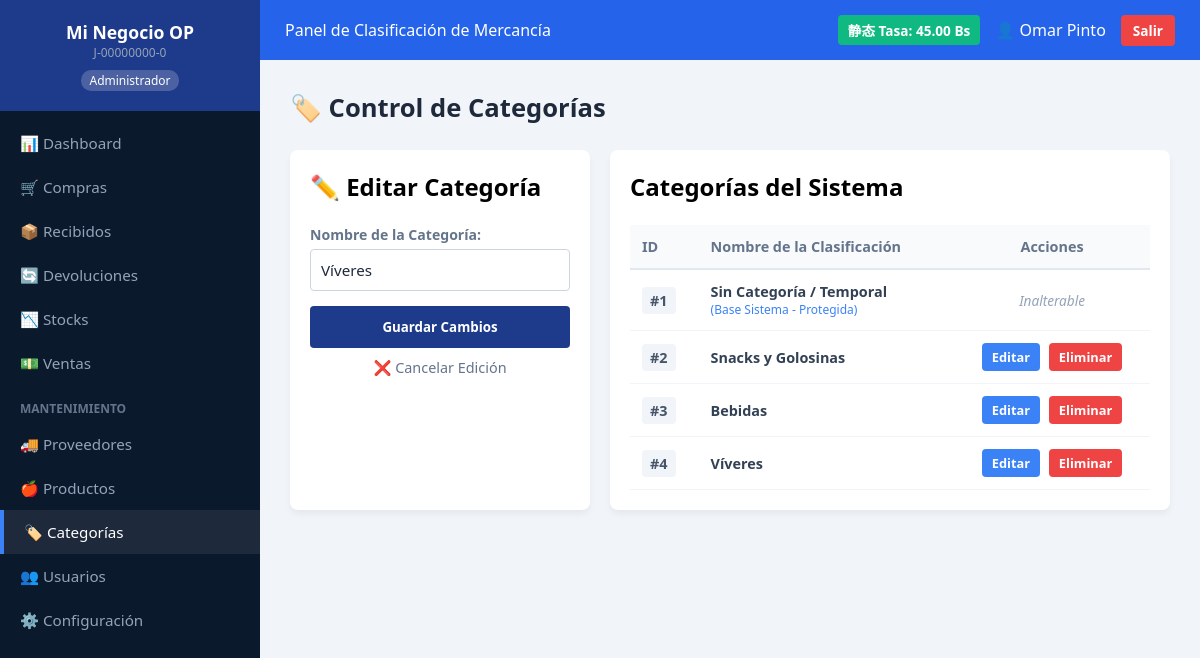
The app's page /PHP/categorias.php?editar=4 (signed in) with its own data.
### tables this page shows
CREATE TABLE IF NOT EXISTS `configuracion` (
  `id` INT AUTO_INCREMENT PRIMARY KEY,
  `clave` VARCHAR(50) NOT NULL UNIQUE,
  `valor` VARCHAR(255) NOT NULL,
  `ultima_actualizacion` TIMESTAMP DEFAULT CURRENT_TIMESTAMP ON UPDATE CURRENT_TIMESTAMP
);

CREATE TABLE IF NOT EXISTS `categorias` (
  `id` INT AUTO_INCREMENT PRIMARY KEY,
  `nombre` VARCHAR(100) NOT NULL UNIQUE,
  `descripcion` TEXT DEFAULT NULL,
  `fecha_creacion` TIMESTAMP DEFAULT CURRENT_TIMESTAMP
);

### CONEXION/conexiones.php (called while the page is built, shortened)
<?php
$nombre_local_global = "Mi Negocio OP";
$rif_local_global = "J-00000000-0";
?>

### PHP/categorias.php (the view, shortened to what this page needs)
<?php
include '../CONEXION/conexiones.php';
$tasa_dolar = "1.00";
try {
    $stmt_tasa = $conexion->prepare("SELECT valor FROM configuracion WHERE clave = 'tasa_dolar' LIMIT 1");
    $stmt_tasa->execute();
    $reg_tasa = $stmt_tasa->fetch();
    if ($reg_tasa) {
        $tasa_dolar = $reg_tasa['valor'];
    }
} catch (PDOException $e) {
}
$modo_edicion = false;
$nombre_categoria_editar = "";
if (isset($_GET['editar'])) {
    $id_editar = intval($_GET['editar']);
    if ($id_editar === 1) {
        $mensaje = "❌ Error: La categoría de respaldo del sistema no se puede editar.";
        $tipo_mensaje = "error";
    } else {
        try {
            $stmt_edit = $conexion->prepare("SELECT * FROM categorias WHERE id = :id LIMIT 1");
            $stmt_edit->execute([':id' => $id_editar]);
            $cat_edit = $stmt_edit->fetch(PDO::FETCH_ASSOC);
            if ($cat_edit) {
                $modo_edicion = true;
                $nombre_categoria_editar = $cat_edit['nombre'];
            }
        } catch (PDOException $e) {
            $mensaje = "Error al cargar datos de edición: " . $e->getMessage();
            $tipo_mensaje = "error";
        }
    }
}
$lista_categorias = [];
try {
    $lista_categorias = $conexion->query("SELECT * FROM categorias ORDER BY id ASC")->fetchAll(PDO::FETCH_ASSOC);
} catch (PDOException $e) {
}
?>
<!DOCTYPE html>
<html lang="es">
<head>
    <link rel="stylesheet" href="../CSS/proveedores.css">
</head>
<body>
    <div class="contenedor-sistema">
        <aside class="barra-lateral">
            <div class="logo-sistema">
                    <h2><?php echo htmlspecialchars($nombre_local_global); ?></h2>
                    <span style="font-size: 0.75rem; color: #94a3b8; display: block; margin-bottom: 5px;">
                    <?php echo htmlspecialchars($rif_local_global); ?></span>
                    <span class="etiqueta-rol"><?php echo $_SESSION['usuario_rol']; ?></span>
                </div>
            <nav class="menu-navegacion">
                <a href="dashboard_admin.php">📊 Dashboard</a>
                <a href="compras.php">🛒 Compras</a>
                <a href="recibidos.php">📦 Recibidos</a>
                <a href="devoluciones.php">🔄 Devoluciones</a>
                <a href="stocks.php">📉 Stocks</a>
                <a href="ventas.php">💵 Ventas</a>
                <div class="seccion-mantenimiento">Mantenimiento</div>
                <a href="proveedores.php">🚚 Proveedores</a>
                <a href="productos.php">🍎 Productos</a>
                <a href="categorias.php" class="activo">🏷️ Categorías</a>
                <a href="usuarios.php">👥 Usuarios</a>
                <a href="configuracion.php">⚙️ Configuración</a>
            </nav>
        </aside>
        <main class="contenido-principal">
            <header class="cabecera-superior">
                <div class="titulo-cabecera">
                    <span>Panel de Clasificación de Mercancía</span>
                </div>
                <div class="perfil-usuario">
                    <span class="badge-tasa">静态 Tasa: <?php echo number_format(floatval($tasa_dolar), 2); ?> Bs</span>
                    <span class="usuario-nombre">👤 <?php echo htmlspecialchars($_SESSION['usuario_nombre']); ?></span>
                    <a href="logout.php" class="btn-cerrar-sesion">Salir</a>
                </div>
            </header>
            <div class="area-trabajo">
                <h1 class="titulo-pagina">🏷️ Control de Categorías</h1>
                <div class="layout-ventas" style="display: flex; gap: 20px;">
                    <div class="tarjeta-formulario" style="flex: 1; background: white; padding: 20px; border-radius: 8px; box-shadow: 0 4px 6px rgba(0,0,0,0.05);">
                        <h2><?php echo $modo_edicion ? "✏️ Editar Categoría" : "✨ Nueva Categoría"; ?></h2>
                        <br>
                        <form action="categorias.php" method="POST" autocomplete="off">
                            <div class="grupo-campo" style="margin-bottom: 15px;">
                                <label for="nombre" style="display: block; margin-bottom: 5px; color: #64748b; font-weight: 600;">Nombre de la Categoría:</label>
                                <input type="text" name="nombre" id="nombre" required
                                       placeholder="Ej: Víveres, Bebidas, Limpieza..."
                                       value="<?php echo htmlspecialchars($nombre_categoria_editar); ?>"
                                       style="width: 100%; padding: 10px; border: 1px solid #cbd5e1; border-radius: 4px;">
                            </div>
                            <button type="submit" name="btn_guardar" class="btn-cobrar" style="width: 100%; padding: 12px; border: none; border-radius: 4px; background: #1e3a8a; color: white; font-weight: bold; cursor: pointer; transition: background 0.2s;">
                                <?php echo $modo_edicion ? "Guardar Cambios" : "Registrar Categoría"; ?>
                            </button>
                            <?php if ($modo_edicion): ?>
                                <a href="categorias.php" style="display: block; text-align: center; margin-top: 10px; color: #64748b; text-decoration: none; font-size: 0.9rem;">❌ Cancelar Edición</a>
                            <?php endif; ?>
                        </form>
                    </div>
                    <div class="tarjeta-tabla" style="flex: 2; background: white; padding: 20px; border-radius: 8px; box-shadow: 0 4px 6px rgba(0,0,0,0.05);">
                        <h2>Categorías del Sistema</h2>
                        <br>
                        <div class="tabla-responsiva">
                            <table style="width: 100%; border-collapse: collapse;">
                                <thead>
                                    <tr style="background-color: #f8fafc; border-bottom: 2px solid #e2e8f0;">
                                        <th style="padding: 12px; text-align: left; color: #64748b;">ID</th>
                                        <th style="padding: 12px; text-align: left; color: #64748b;">Nombre de la Clasificación</th>
                                        <th style="padding: 12px; text-align: center; color: #64748b;">Acciones</th>
                                    </tr>
                                </thead>
                                <tbody>
                                    <?php if (empty($lista_categorias)): ?>
                                        <tr>
                                            <td colspan="3" style="text-align: center; padding: 20px; color: #94a3b8;">No hay categorías registradas en el sistema.</td>
                                        </tr>
                                    <?php else: ?>
                                        <?php foreach ($lista_categorias as $cat): ?>
                                            <tr style="border-bottom: 1px solid #f1f5f9;">
                                                <td style="padding: 12px;"><span class="badge-id" style="background: #f1f5f9; padding: 4px 8px; border-radius: 4px; font-weight: bold; color: #475569;">#<?php echo $cat['id']; ?></span></td>
                                                <td style="padding: 12px;">
                                                    <strong><?php echo htmlspecialchars($cat['nombre']); ?></strong>
                                                    <?php if ($cat['id'] === 1): ?>
                                                        <small style="color: #3b82f6; display: block; font-size: 0.75rem;">(Base Sistema - Protegida)</small>
                                                    <?php endif; ?>
                                                </td>
                                                <td style="padding: 12px; text-align: center;">
                                                    <?php if ($cat['id'] !== 1): ?>
                                                        <a href="categorias.php?editar=<?php echo $cat['id']; ?>" class="btn-accion" style="background-color: #3b82f6; color: white; padding: 5px 10px; border-radius: 4px; text-decoration: none; font-size: 0.8rem; margin-right: 5px;">Editar</a>
                                                        <a href="categorias.php?eliminar=<?php echo $cat['id']; ?>" class="btn-accion" style="background-color: #ef4444; color: white; padding: 5px 10px; border-radius: 4px; text-decoration: none; font-size: 0.8rem;" onclick="return confirm('¿Está seguro de eliminar esta categoría? Todos los productos asociados serán reubicados automáticamente en la categoría de respaldo.');">Eliminar</a>
                                                    <?php else: ?>
                                                        <span style="color: #94a3b8; font-size: 0.85rem; font-style: italic;">Inalterable</span>
                                                    <?php endif; ?>
                                                </td>
                                            </tr>
                                        <?php endforeach; ?>
                                    <?php endif; ?>
                                </tbody>
                            </table>
                        </div>
                    </div>
                </div>
            </div>
        </main>
    </div>
</body>
</html>

### CSS/proveedores.css (style rules this page uses)
* { margin: 0; padding: 0; box-sizing: border-box; font-family: 'Segoe UI', Tahoma, Geneva, Verdana, sans-serif; }
body { background-color: #f1f5f9; }
.contenedor-sistema { display: flex; min-height: 100vh; }
.barra-lateral { width: 260px; background-color: #0b192c; color: #ffffff; display: flex; flex-direction: column; }
.logo-sistema { padding: 20px; background-color: #1e3a8a; text-align: center; }
.logo-sistema h2 { font-size: 1.1rem; font-weight: 700; }
.etiqueta-rol { display: inline-block; font-size: 0.75rem; background-color: rgba(255, 255, 255, 0.2); padding: 2px 8px; border-radius: 10px; margin-top: 4px; }
.menu-navegacion { display: flex; flex-direction: column; padding: 10px 0; }
.menu-navegacion a { color: #94a3b8; text-decoration: none; padding: 12px 20px; display: block; font-size: 0.95rem; }
.menu-navegacion a:hover, .menu-navegacion a.activo { background-color: #1e293b; color: #ffffff; border-left: 4px solid #3b82f6; }
.seccion-mantenimiento { padding: 15px 20px 5px 20px; font-size: 0.75rem; text-transform: uppercase; color: #64748b; font-weight: bold; }
.cabecera-superior { background-color: #2563eb; color: #ffffff; height: 60px; display: flex; justify-content: space-between; align-items: center; padding: 0 25px; }
.perfil-usuario { display: flex; align-items: center; gap: 15px; }
.badge-tasa { background-color: #10b981; padding: 5px 10px; border-radius: 4px; font-weight: bold; font-size: 0.85rem; }
.btn-cerrar-sesion { background-color: #ef4444; color: white; text-decoration: none; padding: 6px 12px; border-radius: 4px; font-size: 0.85rem; font-weight: bold; }
.contenido-principal { flex: 1; display: flex; flex-direction: column; }
.area-trabajo { padding: 30px; }
.titulo-pagina { font-size: 1.6rem; color: #1e293b; margin-bottom: 25px; }
.grupo-campo { margin-bottom: 18px; }
.grupo-campo label { display: block; font-size: 0.88rem; color: #475569; font-weight: 600; margin-bottom: 6px; }
.grupo-campo input { width: 100%; padding: 10px 12px; border: 1px solid #cbd5e1; border-radius: 6px; font-size: 0.95rem; color: #1e293b; }
.tabla-responsiva { overflow-x: auto; }
table { width: 100%; border-collapse: collapse; text-align: left; font-size: 0.9rem; }
th { background-color: #f8fafc; color: #64748b; padding: 12px; font-weight: 600; border-bottom: 2px solid #e2e8f0; }
td { padding: 12px; border-bottom: 1px solid #f1f5f9; color: #334155; vertical-align: middle; }
.btn-accion { text-decoration: none; padding: 5px 10px; border-radius: 4px; font-size: 0.8rem; font-weight: 600; display: inline-block; transition: background 0.2s; }

### records on screen
configuracion: valor "45.00"
categorias: nombre "Víveres", id "4"
categorias: id "1", nombre "Sin Categoría / Temporal", shows "(Base Sistema - Protegida)", shows "Inalterable"
categorias: id "2", nombre "Snacks y Golosinas"
categorias: id "3", nombre "Bebidas"

### other values on screen
$nombre_local_global "Mi Negocio OP"
$rif_local_global "J-00000000-0"
$_SESSION['usuario_rol'] "Administrador"
$_SESSION['usuario_nombre'] "Omar Pinto"
